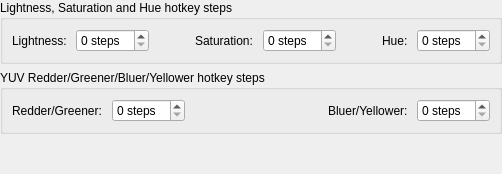
    <widget class="QWidget" name="hotKeyOptions" native="true">
     <layout class="QVBoxLayout" name="hotkeyOptions">
      <property name="leftMargin">
       <number>0</number>
      </property>
      <property name="topMargin">
       <number>0</number>
      </property>
      <property name="rightMargin">
       <number>0</number>
      </property>
      <property name="bottomMargin">
       <number>0</number>
      </property>
      <item>
       <widget class="QGroupBox" name="hsy">
        <property name="title">
         <string>Lightness, Saturation and Hue hotkey steps</string>
        </property>
        <layout class="QHBoxLayout" name="horizontalLayout_5">
         <item>
          <widget class="QLabel" name="label_8">
           <property name="text">
            <string>Lightness: </string>
           </property>
          </widget>
         </item>
         <item>
          <widget class="KisIntParseSpinBox" name="sb_lightness">
           <property name="suffix">
            <string> steps</string>
           </property>
          </widget>
         </item>
         <item>
          <spacer name="horizontalSpacer">
           <property name="orientation">
            <enum>Qt::Horizontal</enum>
           </property>
           <property name="sizeHint" stdset="0">
            <size>
             <width>40</width>
             <height>20</height>
            </size>
           </property>
          </spacer>
         </item>
         <item>
          <widget class="QLabel" name="label_13">
           <property name="text">
            <string>Saturation: </string>
           </property>
          </widget>
         </item>
         <item>
          <widget class="KisIntParseSpinBox" name="sb_saturation">
           <property name="suffix">
            <string> steps</string>
           </property>
          </widget>
         </item>
         <item>
          <spacer name="horizontalSpacer_2">
           <property name="orientation">
            <enum>Qt::Horizontal</enum>
           </property>
           <property name="sizeHint" stdset="0">
            <size>
             <width>40</width>
             <height>20</height>
            </size>
           </property>
          </spacer>
         </item>
         <item>
          <widget class="QLabel" name="label_17">
           <property name="text">
            <string>Hue: </string>
           </property>
          </widget>
         </item>
         <item>
          <widget class="KisIntParseSpinBox" name="sb_hue">
           <property name="suffix">
            <string> steps</string>
           </property>
          </widget>
         </item>
        </layout>
       </widget>
      </item>
      <item>
       <widget class="QGroupBox" name="horizontalGroupBox_2">
        <property name="title">
         <string>YUV Redder/Greener/Bluer/Yellower hotkey steps</string>
        </property>
        <layout class="QHBoxLayout" name="yuv">
         <item>
          <widget class="QLabel" name="label_18">
           <property name="text">
            <string>Redder/Greener: </string>
           </property>
          </widget>
         </item>
         <item>
          <widget class="KisIntParseSpinBox" name="sb_rg">
           <property name="suffix">
            <string> steps</string>
           </property>
          </widget>
         </item>
         <item>
          <spacer name="horizontalSpacer_3">
           <property name="orientation">
            <enum>Qt::Horizontal</enum>
           </property>
           <property name="sizeHint" stdset="0">
            <size>
             <width>40</width>
             <height>20</height>
            </size>
           </property>
          </spacer>
         </item>
         <item>
          <widget class="QLabel" name="label_19">
           <property name="text">
            <string>Bluer/Yellower: </string>
           </property>
          </widget>
         </item>
         <item>
          <widget class="KisIntParseSpinBox" name="sb_by">
           <property name="suffix">
            <string> steps</string>
           </property>
          </widget>
         </item>
        </layout>
       </widget>
      </item>
      <item>
       <spacer name="verticalSpacer">
        <property name="orientation">
         <enum>Qt::Vertical</enum>
        </property>
        <property name="sizeHint" stdset="0">
         <size>
          <width>20</width>
          <height>40</height>
         </size>
        </property>
       </spacer>
      </item>
     </layout>
    </widget>
